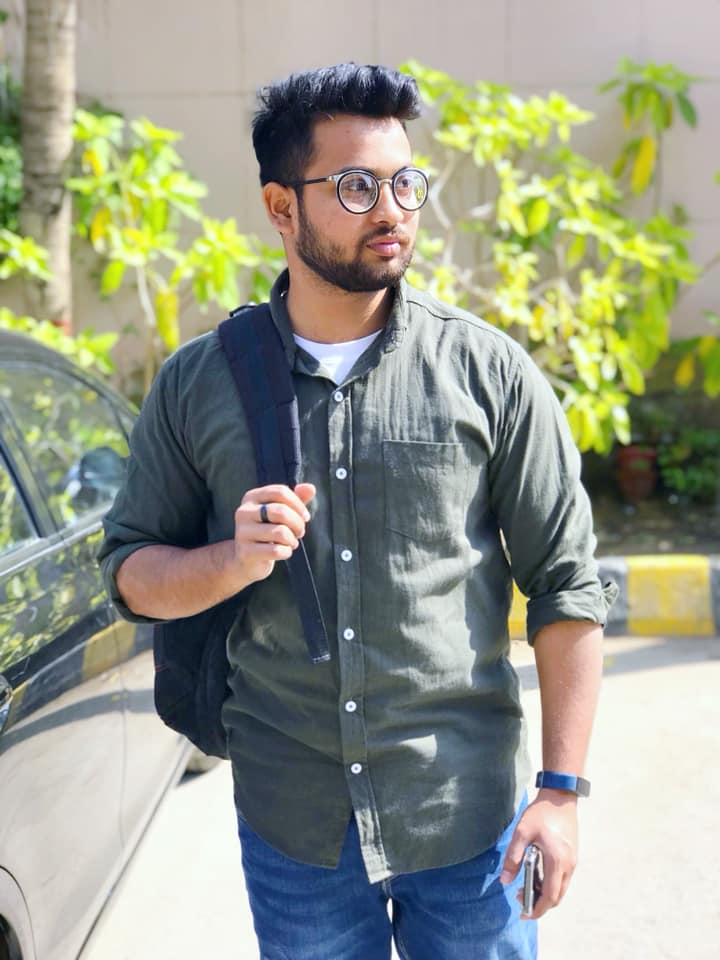
#> input picture uni.jpg, 720 x 960 px
$ jupyter execute ORUFM.ipynb   (shell and % lines are left out)
#> lines starting #> are read from the running program, lines starting #| are printed output that depends on the picture; after the words box and inside, x2 and y2 are one past the last pixel; in counts of white or black regions, pixels touching at a corner belong together
[cell 1]
import cv2
import numpy as np
import matplotlib.pyplot as plt

[cell 2]
# Load the source image
src_img = cv2.imread('uni.jpg')
#> src_img is the input picture: shape (960, 720, 3); mean B, G, R 137.4, 153.2, 149.9

[cell 3]
def show_image(img, title, colorspace):
#> called with colorspace = 'RGB'
    dpi = 96
    figsize = (img.shape[1] / dpi, img.shape[0] / dpi)
#> figsize = (7.5, 10)
    fig, ax = plt.subplots(figsize = figsize, dpi = dpi)
    if colorspace == 'RGB':
        plt.imshow(cv2.cvtColor(img, cv2.COLOR_BGR2RGB), interpolation = 'spline16')
    if colorspace == 'gray':
        plt.imshow(img, cmap = 'gray')
    plt.title(title, fontsize = 12)
    ax.axis('off')
    plt.show()

[cell 4]
show_image(src_img, 'Source image containing different objects', 'RGB')

The yellow matchbox will be extracted from the above image and its extracted features will be used to recognize this matchbox in other images.

There are several approaches to extract an object and it highly depends on the given image. In this case, the matchbox can be uniquely identified by its color and consequently we will use color filtering to accomplish that task. HSV (Hue, Saturation, Value) is better suited than BGR (Blue, Green, Red) values to filter an image based on color.

[cell 5]
# Change colorspace from BGR to HSV
src_img_hsv = cv2.cvtColor(src_img, cv2.COLOR_BGR2HSV)
#> src_img_hsv: shape (960, 720, 3); mean H, S, V 59.4, 63.6, 163.2

# Define limits of yellow HSV values
yellow_lower = np.array([16, 100, 100])
yellow_upper = np.array([45, 255, 255])

# Filter the image and get the mask
mask = cv2.inRange(src_img_hsv, yellow_lower, yellow_upper)
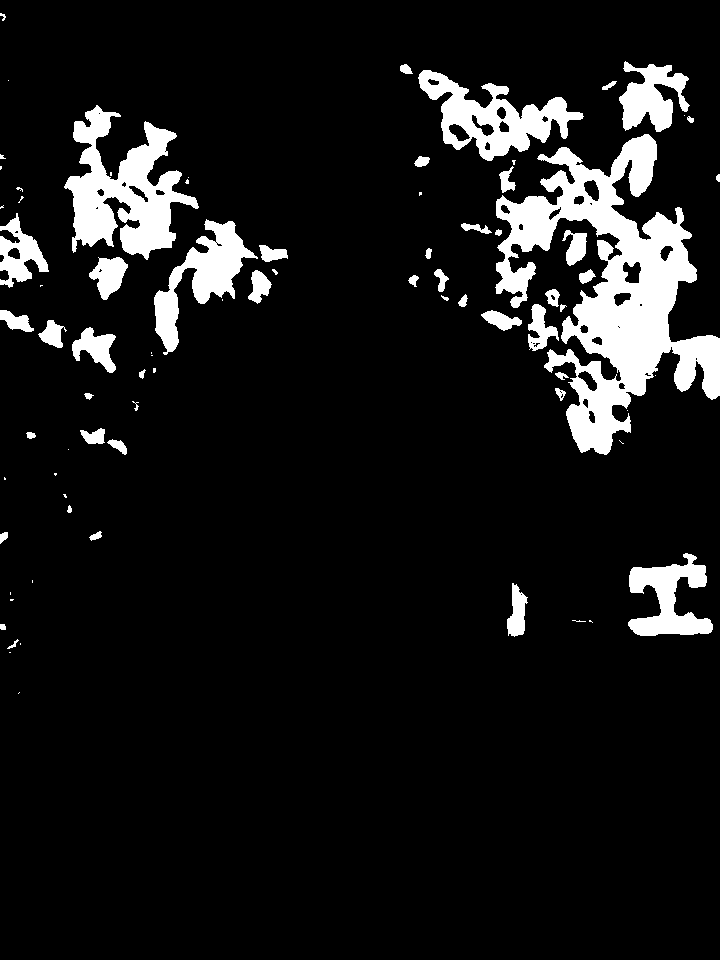
#> mask: shape (960, 720); 9.4% white; 80 white regions (32 under 20 px), largest, box (x1, y1, x2, y2) and area: (495, 134, 720, 455) 27547, (64, 105, 199, 260) 9688, (418, 70, 584, 161) 5927

show_image(mask, 'Yellow color filter mask', 'gray')

[cell 6]
# Remove white noise
kernel = np.ones((5, 5), np.uint8)
opening = cv2.morphologyEx(mask, cv2.MORPH_OPEN, kernel)
#> opening: shape (960, 720); 9% white; 55 white regions (1 under 20 px), largest, box (x1, y1, x2, y2) and area: (496, 134, 720, 454) 25562, (66, 122, 198, 258) 8531, (419, 70, 583, 161) 5616

show_image(opening, 'Morphological opening', 'gray')

[cell 7]
# Remove small black dots
closing = cv2.morphologyEx(opening, cv2.MORPH_CLOSE, kernel)
#> closing: shape (960, 720); 9.2% white; 38 white regions (1 under 20 px), largest, box (x1, y1, x2, y2) and area: (496, 134, 720, 454) 28387, (66, 107, 198, 258) 9803, (419, 70, 583, 161) 6103

show_image(closing, 'Morphological closing', 'gray')

[cell 8]
# Get back the fine boundary edges using dilation
kernel1 = np.ones((2, 2), np.uint8)
dilation = cv2.dilate(closing, kernel1, iterations = 1)
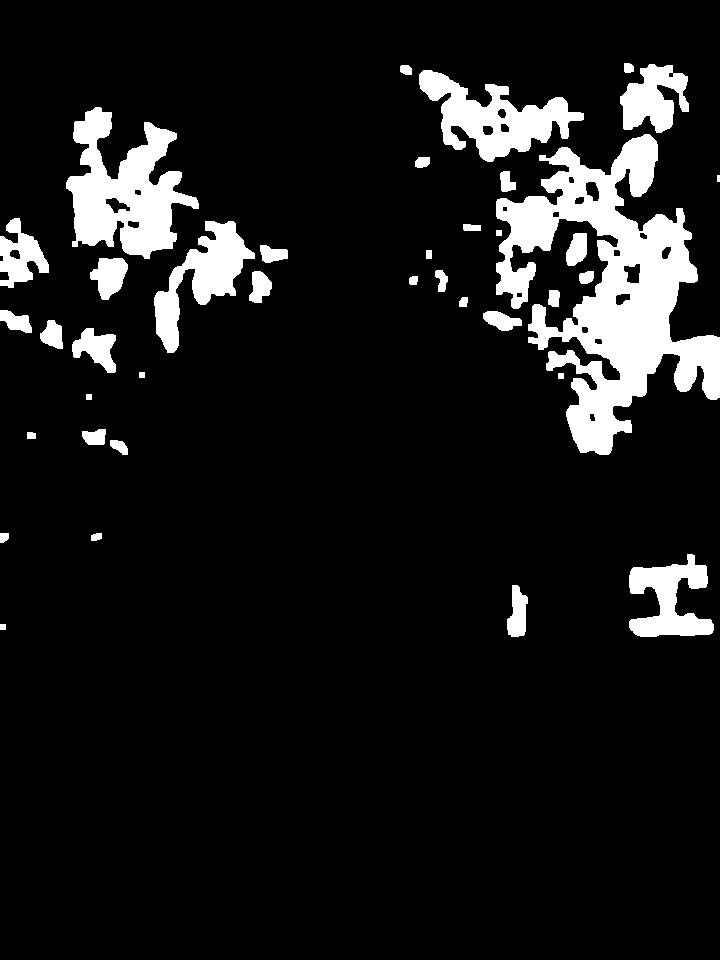
#> dilation: shape (960, 720); 9.9% white; 38 white regions

show_image(dilation, 'Morphological dilation', 'gray')

[cell 9]
contours, _ = cv2.findContours(dilation, cv2.RETR_TREE, cv2.CHAIN_APPROX_SIMPLE)
#> contours = 60 contours, 1 with area under 20; largest, box (x1, y1, x2, y2) and area: (496, 134, 720, 455) 29784, (66, 107, 199, 259) 10252, (419, 70, 584, 162) 6448, (154, 221, 255, 353) 4702, (629, 554, 714, 637) 3624

# There are 2 contours: outer one is the rectangle(ish) and inner one is the circle(ish)
# Get the outer contour (it has larger area than the inner contour)
c1 = max(contours, key = cv2.contourArea)
#> c1 = contour of 876 points, box (x1, y1, x2, y2) (496, 134, 720, 455), area 29784

# Define the bounding rectangle around the contour
rect = cv2.minAreaRect(c1)
#> rect = ((605, 292.3), (204.5, 303.7), -21.21)

# Get the 4 corner coordinates of the rectangle
box = cv2.boxPoints(rect)
#> box = [[564.6, 470.8], [454.7, 187.7], [645.4, 113.7], [755.3, 396.8]]
box = np.int0(box)
#> box = [[564, 470], [454, 187], [645, 113], [755, 396]]

# Draw the bounding rectangle to show the marked object
temp_img = src_img.copy()
bdg_rect = cv2.drawContours(temp_img, [box], 0, (0, 0, 255), 2)

show_image(bdg_rect, 'Marked object to be extracted', 'RGB')

The matchbox is marked in red in the above image. It is extracted by applying geometric transformations on the image and the result is saved as the query image.

[cell 10]
width = box[0][0] - box[1][0]
#> width = 110
height = box[1][1] - box[2][1]
#> height = 74

src_pts = box.astype('float32')
#> src_pts = [[564, 470], [454, 187], [645, 113], [755, 396]]
dst_pts = np.array([[width, height],
                    [0, height],
                    [0, 0],
                    [width, 0]], dtype = 'float32')
#> dst_pts = [[110, 74], [0, 74], [0, 0], [110, 0]]

# Get the transformation matrix
M = cv2.getPerspectiveTransform(src_pts, dst_pts)
#> M = [[0.131, 0.338, -122.6], [-0.337, 0.131, 202.4], [5.22e-19, 4.76e-19, 1]]

# Apply the perspective transformation
warped = cv2.warpPerspective(src_img, M, (width, height))
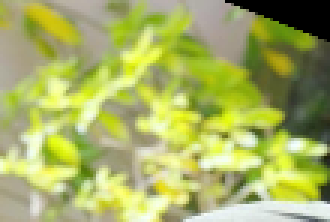
#> warped: shape (74, 110, 3) (shown 3 times larger); mean B, G, R 99.1, 176.6, 167.5

# Save it as the query image
query_img = warped

[cell 11]
show_image(query_img, 'Query image', 'RGB')

[cell 12]
# Create an ORB object
orb = cv2.ORB_create()

# Detect and visualize the features
features = orb.detect(query_img, None)
#> features = 13 keypoints; strongest (x, y, size): (63, 36, 31), (60, 33, 31), (47, 41, 31), (68, 38, 31)
f_img = cv2.drawKeypoints(query_img, features, None, color = (0, 255, 0), flags = 0)

show_image(f_img, 'Detected features', 'RGB')

[cell 13]
# Function to match features and find the object
def match_feature_find_object(query_img, train_img, min_matches):
    # Create an ORB object
    orb = cv2.ORB_create(nfeatures=100000)

    features1, des1 = orb.detectAndCompute(query_img, None)
    features2, des2 = orb.detectAndCompute(train_img, None)

    # Create Brute-Force matcher object
    bf = cv2.BFMatcher(cv2.NORM_HAMMING)
    matches = bf.knnMatch(des1, des2, k = 2)

    # Nearest neighbour ratio test to find good matches
    good = []
    good_without_lists = []
    matches = [match for match in matches if len(match) == 2]
    for m, n in matches:
        if m.distance < 0.8 * n.distance:
            good.append([m])
            good_without_lists.append(m)
    if len(good) >= min_matches:
        # Draw a polygon around the recognized object
        src_pts = np.float32([features1[m.queryIdx].pt for m in good_without_lists]).reshape(-1, 1, 2)
        dst_pts = np.float32([features2[m.trainIdx].pt for m in good_without_lists]).reshape(-1, 1, 2)

        # Get the transformation matrix
        M, _ = cv2.findHomography(src_pts, dst_pts, cv2.RANSAC, 5.0)

        # Find the perspective transformation to get the corresponding points
        h, w = query_img.shape[:2]
        pts = np.float32([[0, 0], [0, h - 1], [w - 1, h - 1], [w - 1, 0]]).reshape(-1, 1, 2)
        dst = cv2.perspectiveTransform(pts, M)

        train_img = cv2.polylines(train_img, [np.int32(dst)], True, (0, 255, 0), 2, cv2.LINE_AA)
    else:
        print('Not enough good matches are found - {}/{}'.format(len(good), min_matches))

    result_img = cv2.drawMatchesKnn(query_img, features1, train_img, features2, good, None, flags = 2)

    show_image(result_img, 'Feature matching and object recognition', 'RGB')

[cell 14]
train_img = cv2.imread('degree.jpg')
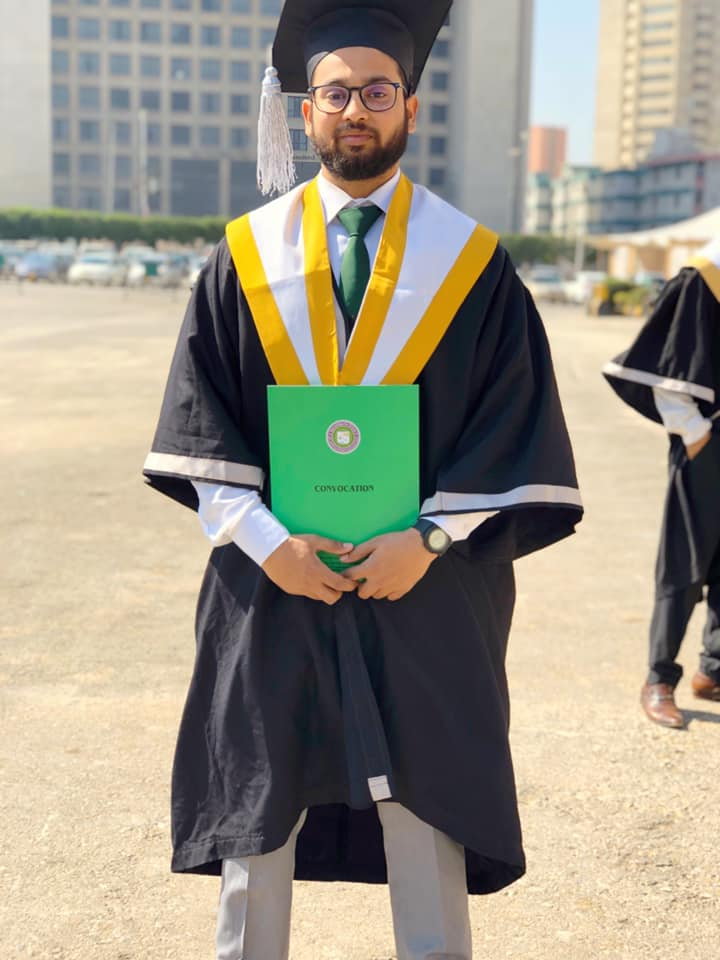
#> input picture degree.jpg, 720 x 960 px
#> train_img is the input picture: shape (960, 720, 3); mean B, G, R 133.4, 149.6, 155
match_feature_find_object(query_img, train_img, 10)
#> in match_feature_find_object, `features1, des1 = orb.detectAndCompute(query_img, None)`: features1 has the same summary as features outside match_feature_find_object
#> in match_feature_find_object, `features2, des2 = orb.detectAndCompute(train_img, None)`: features2 = 5093 keypoints; strongest (x, y, size): (574, 531, 31), (573, 531, 44.6), (574, 532, 37.2), (577, 509, 111.1)
#> in match_feature_find_object, `matches = bf.knnMatch(des1, des2, k = 2)`: matches = 13 matches
#> the loop in match_feature_find_object, `for m, n in matches:` made 13 passes
#> after the loop in match_feature_find_object, `for m, n in matches:`: good = []
#| Not enough good matches are found - 0/10
#> in match_feature_find_object, `result_img = cv2.drawMatchesKnn(query_img, features1, train_img, featu..`:
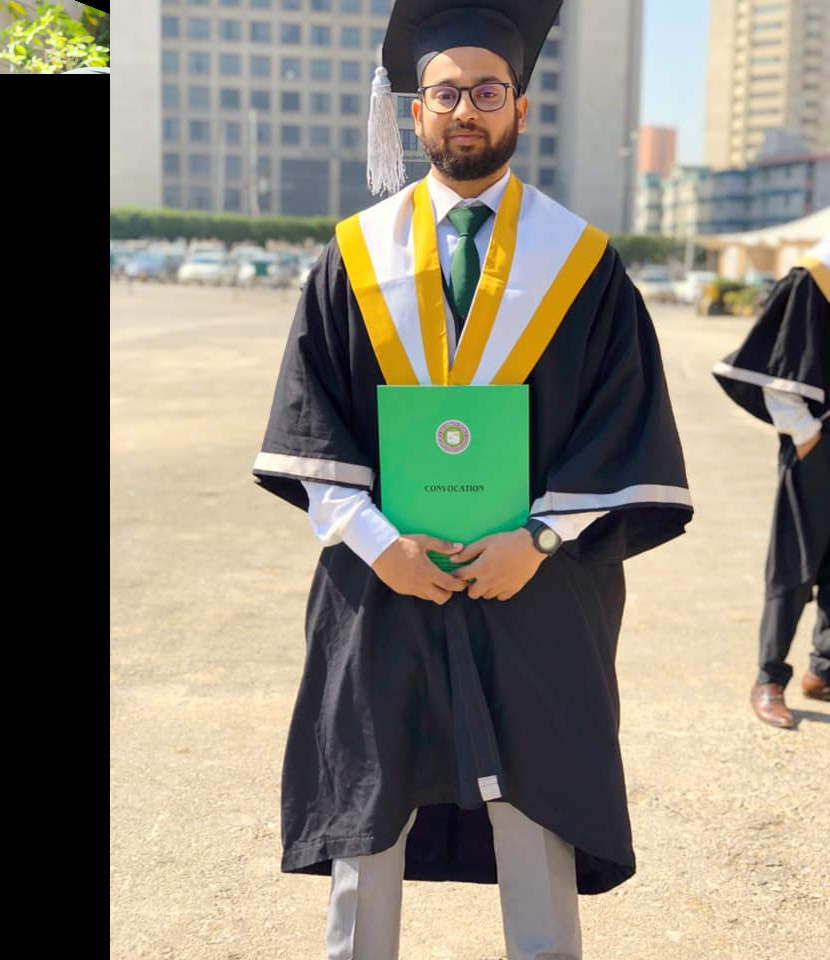
#> result_img: shape (960, 830, 3); mean B, G, R 116.7, 131.5, 136.2

[cell 15]
train_img = cv2.imread('uni.jpg')
match_feature_find_object(query_img, train_img, 10)
#> in match_feature_find_object (call 2), `features2, des2 = orb.detectAndCompute(train_img, None)`: features2 = 9361 keypoints; strongest (x, y, size): (390, 900, 31), (350, 706, 44.6), (390, 181, 31), (347, 398, 31)
#> the loop in match_feature_find_object (call 2), `for m, n in matches:` made 13 passes
#> after the loop in match_feature_find_object (call 2), `for m, n in matches:`: good = 7 matches
#| Not enough good matches are found - 7/10

[cell 16]
train_img = cv2.imread('malakand_hill.jpg')
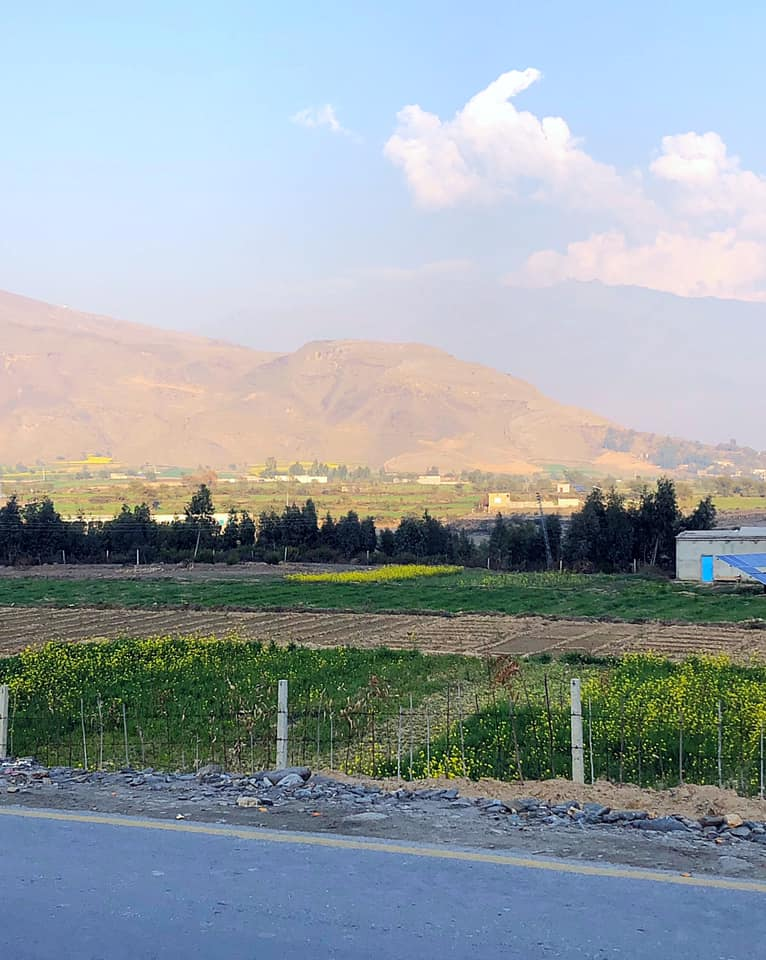
#> input picture malakand_hill.jpg, 766 x 960 px
#> train_img is the input picture: shape (960, 766, 3); mean B, G, R 166.5, 161.3, 151.2
match_feature_find_object(query_img, train_img, 10)
#> call 3 of match_feature_find_object, with min_matches = 10
#> in match_feature_find_object (call 3), `features2, des2 = orb.detectAndCompute(train_img, None)`: features2 = 28066 keypoints; strongest (x, y, size): (199, 515, 31), (203, 516, 31), (221, 532, 31), (210, 517, 31)
#> the loop in match_feature_find_object (call 3), `for m, n in matches:` made 13 passes
#> after the loop in match_feature_find_object (call 3), `for m, n in matches:`: good = []
#| Not enough good matches are found - 0/10
#> in match_feature_find_object (call 3), `result_img = cv2.drawMatchesKnn(query_img, features1, train_img, featu..`:
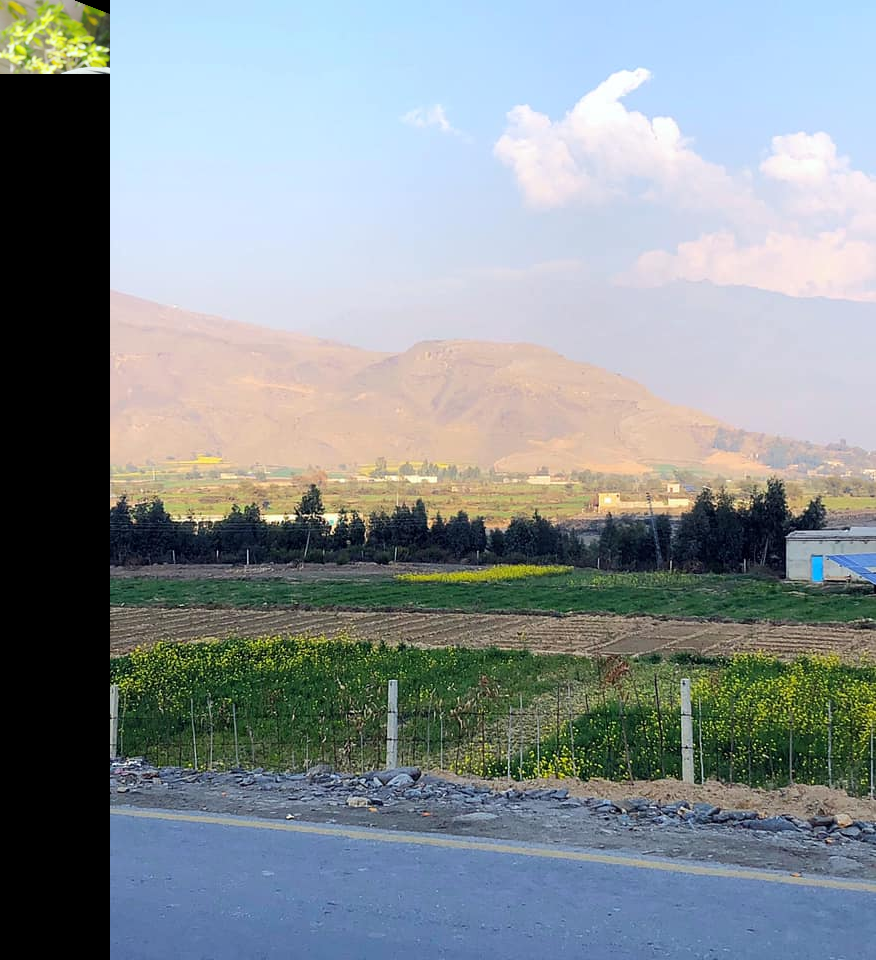
#> result_img: shape (960, 876, 3); mean B, G, R 146.5, 142.8, 133.8
